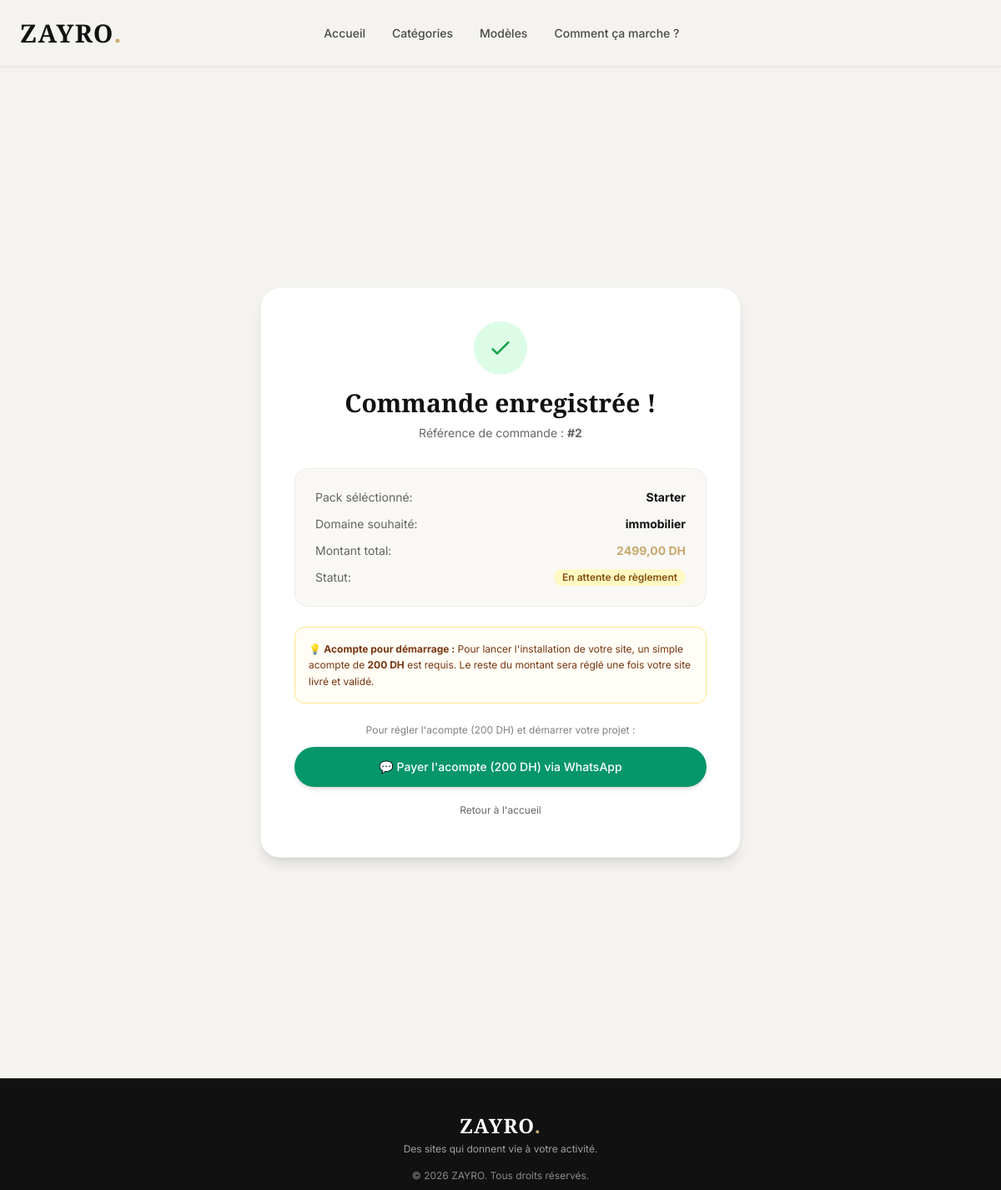
/order/confirmation/2/, run on the app's committed database.
### store/models.py (models this page shows, shortened)
class Order(models.Model):
    PACK_CHOICES = (
        ('starter', 'Starter'),
        ('pro', 'Pro'),
        ('elite', 'Elite'),
    )
    STATUS_CHOICES = (
        ('pending', 'En attente'),
        ('paid', 'Payé'),
        ('cancelled', 'Annulé'),
    )
    user = models.ForeignKey(
        settings.AUTH_USER_MODEL,
        on_delete=models.SET_NULL,
        related_name='orders',
        null=True,
        blank=True
    )
    full_name = models.CharField(max_length=150, verbose_name="Nom Complet")
    email = models.EmailField(verbose_name="Email")
    phone = models.CharField(max_length=20, verbose_name="Téléphone / WhatsApp")
    domain_name = models.CharField(max_length=100, blank=True, null=True, verbose_name="Domaine souhaité")
    template_choice = models.CharField(max_length=100, blank=True, null=True, verbose_name="Modèle choisi")
    pack_type = models.CharField(max_length=20, choices=PACK_CHOICES, verbose_name="Type de Pack")
    amount = models.DecimalField(max_digits=10, decimal_places=2, verbose_name="Montant (DH)")
    payment_status = models.CharField(max_length=20, choices=STATUS_CHOICES, default='pending', verbose_name="Statut du paiement")
    created_at = models.DateTimeField(auto_now_add=True)

### store/views.py (the view)
# urls.py: path('order/confirmation/<int:order_id>/', views.order_confirmation, name='order_confirmation'),
def order_confirmation(request, order_id):
    order = get_object_or_404(Order, id=order_id)
    return render(request, 'store/order_confirmation.html', {'order': order})

### templates/store/order_confirmation.html (shortened to what this page needs)
{% extends 'base.html' %}
{% block content %}
<div class="min-h-[85vh] bg-brand-offwhite py-12 px-6 flex items-center justify-center">
    <div class="max-w-xl w-full bg-white p-8 md:p-10 rounded-3xl shadow-lg border border-black/5 text-center">
        <div class="w-16 h-16 bg-green-100 text-green-600 rounded-full flex items-center justify-center mx-auto mb-4">
            <svg class="w-8 h-8" fill="none" stroke="currentColor" viewBox="0 0 24 24"><path stroke-linecap="round" stroke-linejoin="round" stroke-width="2" d="M5 13l4 4L19 7"/></svg>
        </div>
        <h2 class="font-serif text-3xl font-bold text-brand-black">Commande enregistrée !</h2>
        <p class="text-sm text-black/60 mt-2">Référence de commande : <strong>#{{ order.id }}</strong></p>
        <div class="mt-8 p-6 bg-brand-offwhite/60 rounded-2xl border border-black/5 text-left space-y-3">
            <div class="flex justify-between text-sm">
                <span class="text-black/60">Pack séléctionné:</span>
                <span class="font-bold text-brand-black capitalize">{{ order.pack_type }}</span>
            </div>
            {% if order.domain_name %}
            <div class="flex justify-between text-sm">
                <span class="text-black/60">Domaine souhaité:</span>
                <span class="font-bold text-brand-black">{{ order.domain_name }}</span>
            </div>
            {% endif %}
            <div class="flex justify-between text-sm">
                <span class="text-black/60">Montant total:</span>
                <span class="font-bold text-brand-gold">{{ order.amount }} DH</span>
            </div>
            <div class="flex justify-between text-sm">
                <span class="text-black/60">Statut:</span>
                <span class="inline-flex items-center px-2.5 py-0.5 rounded-full text-xs font-semibold bg-yellow-100 text-yellow-800">
                    En attente de règlement
                </span>
            </div>
        </div>
        <div class="mt-6 p-4 rounded-xl border border-amber-200 bg-amber-50/50 text-left">
            <p class="text-xs text-amber-900 leading-relaxed">
                💡 <strong>Acompte pour démarrage :</strong> Pour lancer l'installation de votre site, un simple acompte de <strong>200 DH</strong> est requis. Le reste du montant sera réglé une fois votre site livré et validé.
            </p>
        </div>
        <div class="mt-6 space-y-3">
            <p class="text-xs text-black/50">Pour régler l'acompte (200 DH) et démarrer votre projet :</p>
            <a href="https://wa.me/212777587034?text=Bonjour%20ZAYRO,%20je%20souhaite%20régler%20l'acompte%20de%20200%20DH%20pour%20ma%20commande%20%23{{ order.id }}%0A%0A👤%20Nom:%20{{ order.full_name }}%0A📦%20Pack:%20{{ order.pack_type|title }}%0A🎨%20Modèle:%20{{ order.template_choice|default:'Non%20spécifié' }}%0A🌐%20Domaine:%20{{ order.domain_name|default:'Non%20spécifié' }}"
               target="_blank"
               class="w-full flex items-center justify-center gap-2 bg-emerald-600 hover:bg-emerald-700 text-white py-3.5 rounded-full text-sm font-medium transition-colors shadow-md">
                💬 Payer l'acompte (200 DH) via WhatsApp
            </a>
            <a href="{% url 'store:home' %}" class="block text-xs text-black/60 hover:text-brand-black py-2">
                Retour à l'accueil
            </a>
        </div>
    </div>
</div>
{% endblock %}

### data on the page
Order: id "2", pack_type "Starter", domain_name "immobilier", amount "2499,00"
